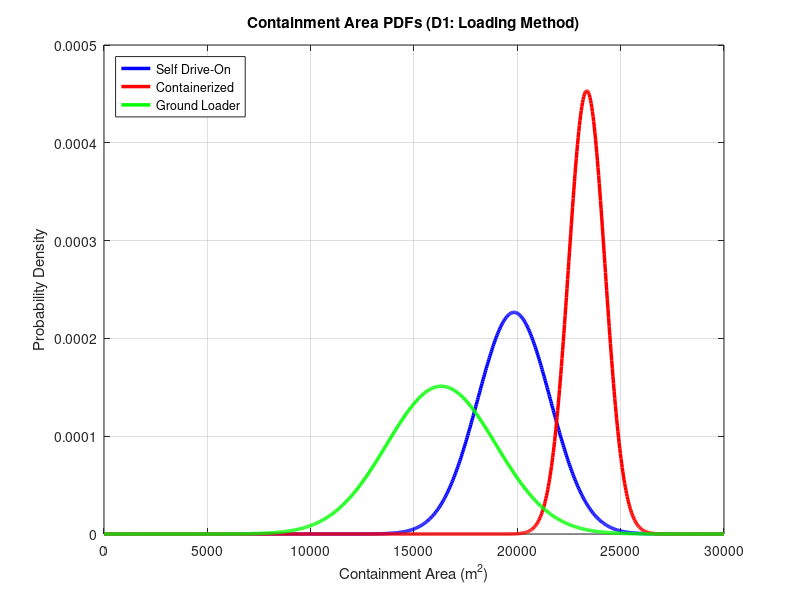

MATLAB code to generate this figure: (Note: this script raises an error after producing the figure.)
% EM.413 OS14 Question 1 Decision Aid
% Allows manipulation and visualization of Contianment (Performance) PDFs for OS14 Q1
close all; clear all; clc;

% Define the X-axis: Containment Area from 0 to 30,000 sq meters
x = linspace(0, 30000, 1000);

% Define a square meters per Fibonacci score value that can be used in containment area PDFs
CAslope = 880;

%% -- DECISION 1: LOADING METHOD CONTAINMENT -- %%
% Modeled based on CAslope = 880 logic. 
% Shifted using 3-sigma rule to respect the 26,000 m^2 absolute ceiling.

% -- Option 1: Self-Propelled Drive-On
% Moderate variance, slight delay penalty (CAslope * 1)
sigma_d1_o1_area = CAslope * 2;
mu_d1_o1_area = 26000 - (3 * sigma_d1_o1_area) - (CAslope * 1);
y_d1_o1_area = normpdf(x, mu_d1_o1_area, sigma_d1_o1_area);

% -- Option 2: Containerized Module
% Lowest variance, zero delay penalty (touches max ceiling)
sigma_d1_o2_area = CAslope * 1;
mu_d1_o2_area = 26000 - (3 * sigma_d1_o2_area) - (CAslope * 0);
y_d1_o2_area = normpdf(x, mu_d1_o2_area, sigma_d1_o2_area);

% -- Option 3: Dedicated Ground Loader
% Highest variance, highest delay penalty (CAslope * 2)
sigma_d1_o3_area = CAslope * 3;
mu_d1_o3_area = 26000 - (3 * sigma_d1_o3_area) - (CAslope * 2);
y_d1_o3_area = normpdf(x, mu_d1_o3_area, sigma_d1_o3_area);

% -- Plotting D1 Containment --
figure(1);
plot(x, y_d1_o1_area, 'b', 'LineWidth', 2.5, 'DisplayName', 'Self Drive-On'); hold on;
plot(x, y_d1_o2_area, 'r', 'LineWidth', 2.5, 'DisplayName', 'Containerized');
plot(x, y_d1_o3_area, 'g', 'LineWidth', 2.5, 'DisplayName', 'Ground Loader');

title('Containment Area PDFs (D1: Loading Method)');
xlabel('Containment Area (m^2)'); ylabel('Probability Density');
legend('Location', 'NorthWest'); grid on; xlim([0 30000]);
ax = gca; ax.XAxis.Exponent = 0; ax.YAxis.Exponent = 0;
xtickformat('%,.0f'); ytickformat('%.5f'); 

fprintf('\n--- D1 Statistics (For Table) ---\n');
fprintf('Containment (Area):\n');
fprintf('Option 1 (Drive-On):  Mu = %.0f m^2 | Sigma = %.0f m^2\n', mu_d1_o1_area, sigma_d1_o1_area);
fprintf('Option 2 (Container): Mu = %.0f m^2 | Sigma = %.0f m^2\n', mu_d1_o2_area, sigma_d1_o2_area);
fprintf('Option 3 (Loader):    Mu = %.0f m^2 | Sigma = %.0f m^2\n', mu_d1_o3_area, sigma_d1_o3_area);

%% -- DECISION 2: INSERTION METHOD CONTAINMENT -- %%

% -- Option 1: Containerized Guided Drone 
% Beta Dist: Highly accurate (sub-500m) with active propulsion to fight wind, but expensive. Bounds: 24k to 26k
% Parameters for Beta(α,β) scaled to [a1,b1]
alpha1 = 8; beta1 = 2;
a1 = 24000; b1 = 26000;
% Normalize x into [0,1] for the beta PDF
x_norm1 = (x - a1) / (b1 - a1); 
% Treat values outside the interval as missing for the scaled density
x_norm1(x_norm1 < 0 | x_norm1 > 1) = NaN; 
% Compute scaled beta PDF on original x units (divide by scaling width)
y1 = betapdf(x_norm1, alpha1, beta1) / (b1 - a1); 

% -- Option 2: Precision Guided Parafoil
% Beta Dist: Good GPS steering and lower cost, but passive gliding increases wind drift risk. Bounds: 22k to 26k
alpha2 = 5; beta2 = 2;
a2 = 22000; b2 = 26000;
x_norm2 = (x - a2) / (b2 - a2);
x_norm2(x_norm2 < 0 | x_norm2 > 1) = NaN; 
y2 = betapdf(x_norm2, alpha2, beta2) / (b2 - a2);

% -- Option 3: Ramp Extraction / Airbag 
% Normal Dist: Very cheap and simple, but unguided drop creates massive footprint uncertainty. Mu=14k, Sig=4k
mu3 = 14000; sigma3 = 4000;
y3 = normpdf(x, mu3, sigma3);

% -- Plotting D2 
figure(2);
plot(x, y1, 'b', 'LineWidth', 2, 'DisplayName', 'Guided Drone (Beta)'); hold on;
plot(x, y2, 'r', 'LineWidth', 2, 'DisplayName', 'Parafoil (Beta)');
plot(x, y3, 'g', 'LineWidth', 2, 'DisplayName', 'Airbag (Normal)');
title('Containment Area PDFs (D2: Insertion Method)');
xlabel('Containment Area (m^2)'); ylabel('Probability Density');
legend('Location', 'NorthWest'); grid on; xlim([0 30000]);
ax = gca; ax.XAxis.Exponent = 0; ax.YAxis.Exponent = 0;
xtickformat('%,.0f'); ytickformat('%.5f'); 

% -- D2 Math Correction Printout 
fprintf('\n--- CORRECTED D2 Containment Statistics (Update your table!) ---\n');
mu_std1 = alpha1 / (alpha1 + beta1);
var_std1 = (alpha1 * beta1) / ((alpha1 + beta1)^2 * (alpha1 + beta1 + 1));
fprintf('Option 1 (Drone):    Mu = %.0f m^2 | Sigma = %.0f m^2\n', a1 + (mu_std1 * (b1 - a1)), sqrt(var_std1 * (b1 - a1)^2));
mu_std2 = alpha2 / (alpha2 + beta2);
var_std2 = (alpha2 * beta2) / ((alpha2 + beta2)^2 * (alpha2 + beta2 + 1));
fprintf('Option 2 (Parafoil): Mu = %.0f m^2 | Sigma = %.0f m^2\n', a2 + (mu_std2 * (b2 - a2)), sqrt(var_std2 * (b2 - a2)^2));
fprintf('Option 3 (Airbag):   Mu = %.0f m^2 | Sigma = %.0f m^2\n\n', mu3, sigma3);

%% -- DECISION 3: LANDING ACTIVATION -- %%

% -- Option 1: Impact-Triggered Auto Activation
% Normal Dist: Lowest impact on max potential containment area; mid variability
mu_d3_o1_area = 26000 - CAslope * 0; sigma_d3_o1_area = CAslope * 2;
y_d3_o1_area = normpdf(x, mu_d3_o1_area, sigma_d3_o1_area);

% -- Option 2: Remote Commanded Activation
% Normal Dist: Most impact on max potential containment area; low variability
mu_d3_o2_area = 26000 - CAslope * 2; sigma_d3_o2_area = CAslope * 1;
y_d3_o2_area = normpdf(x, mu_d3_o2_area, sigma_d3_o2_area);

% -- Option 3: Dual Key Auto & Remote Activation
% Normal Dist: Low impact on max potential containment area; most variability
mu_d3_o3_area = 26000 - CAslope * 1; sigma_d3_o3_area = CAslope * 3;
y_d3_o3_area = normpdf(x, mu_d3_o3_area, sigma_d3_o3_area);

% -- Plotting D3 
figure(3);
plot(x, y_d3_o1_area, 'b', 'LineWidth', 2, 'DisplayName', 'Auto Acivate (Normal)'); hold on;
plot(x, y_d3_o2_area, 'r', 'LineWidth', 2, 'DisplayName', 'Remote Activate (Normal)');
plot(x, y_d3_o3_area, 'g', 'LineWidth', 2, 'DisplayName', 'Dual Key Activate (Normal)');
title('Containment Area PDFs (D3: Landing Activation)');
xlabel('Containment Area (m^2)'); ylabel('Probability Density');
legend('Location', 'NorthWest'); grid on; xlim([0 30000]);
ax = gca; ax.XAxis.Exponent = 0; ax.YAxis.Exponent = 0;
xtickformat('%,.0f'); ytickformat('%.5f'); 

% -- D3 Math Printout for Table (Normal distributions)
fprintf('\n--- D3 Containment Statistics (For Table) ---\n');
fprintf('Option 1 (Auto Activate): Mu = %.0f m^2 | Sigma = %.0f m^2\n', mu_d3_o1_area, sigma_d3_o1_area);
fprintf('Option 2 (Remote Activate): Mu = %.0f m^2 | Sigma = %.0f m^2\n', mu_d3_o2_area, sigma_d3_o2_area);
fprintf('Option 3 (Dual Key Activate): Mu = %.0f m^2 | Sigma = %.0f m^2\n\n', mu_d3_o3_area, sigma_d3_o3_area);

%% -- DECISION 4: FLEET COMPOSITION CONTAINMENT -- %%
% -- Option 1: Homogeneous (Reliable but slower)
mu_d4_o1_area = 23000; sigma_d4_o1_area = 1000;
y_d4_o1_area = normpdf(x, mu_d4_o1_area, sigma_d4_o1_area);

% -- Option 2: Two-tier (Good tactical synergy)
mu_d4_o2_area = 24500; sigma_d4_o2_area = 500;
y_d4_o2_area = normpdf(x, mu_d4_o2_area, sigma_d4_o2_area);

% -- Option 3: Three-role (Perfect specialization)
mu_d4_o3_area = 25100; sigma_d4_o3_area = 300;
y_d4_o3_area = normpdf(x, mu_d4_o3_area, sigma_d4_o3_area);

% -- Plotting D4 Containment --
figure(17);
plot(x, y_d4_o1_area, 'b', 'LineWidth', 2.5, 'DisplayName', 'Homogeneous'); hold on;
plot(x, y_d4_o2_area, 'r', 'LineWidth', 2.5, 'DisplayName', 'Two-Tier');
plot(x, y_d4_o3_area, 'g', 'LineWidth', 2.5, 'DisplayName', 'Three-Role');

title('Containment Area PDFs (D4: Fleet Composition)');
xlabel('Containment Area (m^2)'); ylabel('Probability Density');
legend('Location', 'NorthWest'); grid on; xlim([0 30000]);
ax = gca; ax.XAxis.Exponent = 0; ax.YAxis.Exponent = 0;
xtickformat('%,.0f'); ytickformat('%.5f'); 

% -- D4 Math Printout --
fprintf('\n--- D4 Statistics (For Table) ---\n');
fprintf('Containment:\n');
fprintf('Option 1 (Homogeneous):   Mu = %.0f m^2 | Sigma = %.0f m^2\n', mu_d4_o1_area, sigma_d4_o1_area);
fprintf('Option 2 (2-Tier): Mu = %.0f m^2 | Sigma = %.0f m^2\n', mu_d4_o2_area, sigma_d4_o2_area);
fprintf('Option 3 (3-Role): Mu = %.0f m^2 | Sigma = %.0f m^2\n', mu_d4_o3_area, sigma_d4_o3_area);

%% -- DECISION 5: REPLACEMENT RATIO CONTAINMENT (Autonomy Proficiency) -- %%
% -- Option 1: 1:1 (High proficiency, high efficiency)
mu_d5_o1_area = 25000; sigma_d5_o1_area = 350;
y_d5_o1_area = normpdf(x, mu_d5_o1_area, sigma_d5_o1_area);

% -- Option 2: 3:1 (Moderate proficiency, some swarm friction)
mu_d5_o2_area = 18000; sigma_d5_o2_area = 2000;
y_d5_o2_area = normpdf(x, mu_d5_o2_area, sigma_d5_o2_area);

% -- Option 3: 6:1 (Low proficiency, high swarm friction)
mu_d5_o3_area = 10000; sigma_d5_o3_area = 3000;
y_d5_o3_area = normpdf(x, mu_d5_o3_area, sigma_d5_o3_area);

% -- Plotting D5 Containment --
figure(13);
plot(x, y_d5_o1_area, 'b', 'LineWidth', 2.5, 'DisplayName', '1:1 (High Proficiency)'); hold on;
plot(x, y_d5_o2_area, 'r', 'LineWidth', 2.5, 'DisplayName', '3:1 (Mod Proficiency)');
plot(x, y_d5_o3_area, 'g', 'LineWidth', 2.5, 'DisplayName', '6:1 (Low Proficiency)');

title('Containment Area PDFs (D5: Autonomy Proficiency Ratio)');
xlabel('Containment Area (m^2)'); ylabel('Probability Density');
legend('Location', 'NorthWest'); grid on; xlim([0 30000]);
ax = gca; ax.XAxis.Exponent = 0; ax.YAxis.Exponent = 0;
xtickformat('%,.0f'); ytickformat('%.5f'); 

fprintf('\n--- D5 Statistics (For Table) ---\n');
fprintf('Containment (Area):\n');
fprintf('Option 1 (1:1): Mu = %.0f m^2 | Sigma = %.0f m^2\n', mu_d5_o1_area, sigma_d5_o1_area);
fprintf('Option 2 (3:1): Mu = %.0f m^2 | Sigma = %.0f m^2\n', mu_d5_o2_area, sigma_d5_o2_area);
fprintf('Option 3 (6:1): Mu = %.0f m^2 | Sigma = %.0f m^2\n', mu_d5_o3_area, sigma_d5_o3_area);

%% -- DECISION 6: DEPLOYMENT AIRCRAFT TYPE -- %%
% Note: Down-selected to A400M due to Airbus stakeholder constraint.
% Acts as a system baseline for all Monte Carlo architectures.

% -- Containment (Highly reliable baseline delivery) --
mu_d6_o1_area = 25500; sigma_d6_o1_area = 150;
y_d6_o1_area = normpdf(x, mu_d6_o1_area, sigma_d6_o1_area);

figure(11);
plot(x, y_d6_o1_area, 'Color', [0.49, 0.18, 0.56], 'LineWidth', 2.5, 'DisplayName', 'A400M Baseline');
title('Containment Area PDFs (D6: Deployment Aircraft)');
xlabel('Containment Area (m^2)'); ylabel('Probability Density');
legend('Location', 'NorthWest'); grid on; xlim([0 30000]);
ax = gca; ax.XAxis.Exponent = 0; ax.YAxis.Exponent = 0;
xtickformat('%,.0f'); ytickformat('%.5f'); 

% -- D6 Math Printout --
fprintf('\n--- D6 Statistics (For Table) ---\n');
fprintf('Containment:\n');
fprintf('Option 1 (A400M): Mu = %.0f m^2 | Sigma = %.0f m^2\n', mu_d6_o1_area, sigma_d6_o1_area);

%% -- DECISION 7: COMMUNICATIONS CONTAINMENT -- %%

% -- Option 1: Per-Robot SATCOM
% Beta Dist: Highly reliable, minor canopy masking risk. Bounds: 22k to 26k
alpha4 = 8; beta4 = 2;
a4 = 22000; b4 = 26000;
x_norm4 = (x - a4) / (b4 - a4);
x_norm4(x_norm4 < 0 | x_norm4 > 1) = NaN;
y4 = betapdf(x_norm4, alpha4, beta4) / (b4 - a4);

% -- Option 2: Ground C2 Node (Localized RF) 
% Triangular Dist: Susceptible to terrain masking. 
% Min (a) = 12k, Mode (c) = 24k, Max (b) = 26k

% Define triangular membership breakpoints (left, peak, right)
a_tri = 12000; c_tri = 24000; b_tri = 26000;
% Preallocate output vector matching input x
y5 = zeros(size(x));
% Compute increasing side where x between left and peak
idx1 = (x >= a_tri & x <= c_tri);
y5(idx1) = 2 * (x(idx1) - a_tri) / ((b_tri - a_tri) * (c_tri - a_tri)); % Upward slope
% Compute decreasing side where x between peak and right
idx2 = (x > c_tri & x <= b_tri);
y5(idx2) = 2 * (b_tri - x(idx2)) / ((b_tri - a_tri) * (b_tri - c_tri)); % Downward slope

% -- Option 3: Airborne Relay Node 
% Beta Dist: Excellent LOS, but UAS refuel/loiter gaps. Bounds: 18k to 26k
alpha6 = 5; beta6 = 2;
a6 = 18000; b6 = 26000;
x_norm6 = (x - a6) / (b6 - a6);
x_norm6(x_norm6 < 0 | x_norm6 > 1) = NaN;
y6 = betapdf(x_norm6, alpha6, beta6) / (b6 - a6);

% -- Plotting D7 
figure(4);
plot(x, y4, 'Color', [0.00, 0.25, 0.45], 'LineWidth', 2.5, 'DisplayName', 'Per-Robot SATCOM (Beta)'); hold on;
plot(x, y5, 'Color', [0.85, 0.33, 0.10], 'LineWidth', 2.5, 'DisplayName', 'Ground Node RF (Triangular)');
plot(x, y6, 'Color', [0.00, 0.60, 0.65], 'LineWidth', 2.5, 'DisplayName', 'Airborne Relay (Beta)');
title('Containment Area PDFs (D7: Communications)');
xlabel('Containment Area (m^2)'); ylabel('Probability Density');
legend('Location', 'NorthWest'); grid on; xlim([0 30000]);
ax2 = gca; ax2.XAxis.Exponent = 0; ax2.YAxis.Exponent = 0;
xtickformat('%,.0f'); ytickformat('%.5f'); 

% -- D7 Math Printout --
fprintf('--- D7 Containment Statistics (For Table) ---\n');
mu_std4 = alpha4 / (alpha4 + beta4);
var_std4 = (alpha4 * beta4) / ((alpha4 + beta4)^2 * (alpha4 + beta4 + 1));
fprintf('Option 1 (SATCOM):   Mu = %.0f m^2 | Sigma = %.0f m^2\n', a4 + (mu_std4 * (b4 - a4)), sqrt(var_std4 * (b4 - a4)^2));
fprintf('Option 2 (Ground):   Mu = %.0f m^2 | Sigma = %.0f m^2 (Note: Tri mean is (a+b+c)/3)\n', (a_tri+b_tri+c_tri)/3, sqrt((a_tri^2+b_tri^2+c_tri^2 - a_tri*b_tri - a_tri*c_tri - b_tri*c_tri)/18));
mu_std6 = alpha6 / (alpha6 + beta6);
var_std6 = (alpha6 * beta6) / ((alpha6 + beta6)^2 * (alpha6 + beta6 + 1));
fprintf('Option 3 (Airborne): Mu = %.0f m^2 | Sigma = %.0f m^2\n\n', a6 + (mu_std6 * (b6 - a6)), sqrt(var_std6 * (b6 - a6)^2));

%% -- DECISION 8: AUTONOMY MODE CONTAINMENT -- %%
% -- Option 1: Teleoperation (Normal: Human bottleneck)
mu_d8_o1_area = 16000; sigma_d8_o1_area = 3000;
y_d8_o1_area = normpdf(x, mu_d8_o1_area, sigma_d8_o1_area);

% -- Option 2: Supervised Autonomy (Normal: Better, but still human-limited)
mu_d8_o2_area = 21000; sigma_d8_o2_area = 1500;
y_d8_o2_area = normpdf(x, mu_d8_o2_area, sigma_d8_o2_area);

% -- Option 3: Coordinated Autonomy (Beta: High peak, vulnerable to edge cases)
alpha8_3 = 6; beta8_3 = 2; a8_3 = 12000; b8_3 = 26000;
x_norm8_3 = (x - a8_3) / (b8_3 - a8_3);
x_norm8_3(x_norm8_3 < 0 | x_norm8_3 > 1) = NaN;
y_d8_o3_area = betapdf(x_norm8_3, alpha8_3, beta8_3) / (b8_3 - a8_3);

% -- Plotting D8 Containment --
figure(9);
plot(x, y_d8_o1_area, 'b', 'LineWidth', 2.5, 'DisplayName', 'Teleoperation (Normal)'); hold on;
plot(x, y_d8_o2_area, 'r', 'LineWidth', 2.5, 'DisplayName', 'Supervised (Normal)');
plot(x, y_d8_o3_area, 'g', 'LineWidth', 2.5, 'DisplayName', 'Coordinated (Beta)');
title('Containment Area PDFs (D8: Autonomy Mode)');
xlabel('Containment Area (m^2)'); ylabel('Probability Density');
legend('Location', 'NorthWest'); grid on; xlim([0 30000]);
ax = gca; ax.XAxis.Exponent = 0; ax.YAxis.Exponent = 0;
xtickformat('%,.0f'); ytickformat('%.5f');

% -- D8 Math Printout --
fprintf('\n--- D8 Statistics (For Table) ---\n');
fprintf('Containment:\n');
fprintf('Option 1 (Teleop): Mu = %.0f m^2 | Sigma = %.0f m^2\n', mu_d8_o1_area, sigma_d8_o1_area);
fprintf('Option 2 (Super):  Mu = %.0f m^2 | Sigma = %.0f m^2\n', mu_d8_o2_area, sigma_d8_o2_area);
mu_std8_3 = alpha8_3 / (alpha8_3 + beta8_3);
var_std8_3 = (alpha8_3 * beta8_3) / ((alpha8_3 + beta8_3)^2 * (alpha8_3 + beta8_3 + 1));
fprintf('Option 3 (Coord):  Mu = %.0f m^2 | Sigma = %.0f m^2\n', a8_3 + (mu_std8_3 * (b8_3 - a8_3)), sqrt(var_std8_3 * (b8_3 - a8_3)^2));

%% -- DECISION 9: RECOVERY METHOD CONTAINMENT -- %%
% Modeled based on "Bingo Fuel" / Battery Reserve constraints.
% Normal distributions are shifted to respect the 26,000 m^2 absolute ceiling.

% -- Option 1: Expendable (No Recovery)
% 100% battery to the mission. 3-sigma tail hits 26,000.
mu_d9_o1_area = 24800; sigma_d9_o1_area = 400;
y_d9_o1_area = normpdf(x, mu_d9_o1_area, sigma_d9_o1_area);

% -- Option 2: Manual Ground Retrieval
% Minor battery reserve required. 
mu_d9_o2_area = 22000; sigma_d9_o2_area = 1000;
y_d9_o2_area = normpdf(x, mu_d9_o2_area, sigma_d9_o2_area);

% -- Option 3: Air-based Recovery
% Minor battery reserve required.
mu_d9_o3_area = 22000; sigma_d9_o3_area = 1000;
y_d9_o3_area = normpdf(x, mu_d9_o3_area, sigma_d9_o3_area);

% -- Plotting D9 
figure(5);
plot(x, y_d9_o1_area, 'b', 'LineWidth', 2.5, 'DisplayName', 'Expendable'); hold on;
plot(x, y_d9_o2_area, 'r', 'LineWidth', 2.5, 'DisplayName', 'Ground Retrieval');
plot(x, y_d9_o3_area, 'g', 'LineWidth', 2.5, 'DisplayName', 'Air-based Recovery');

title('Containment Area PDFs (D9: Recovery Method)');
xlabel('Containment Area (m^2)'); ylabel('Probability Density');
legend('Location', 'NorthWest'); grid on; xlim([0 30000]);
ax = gca; ax.XAxis.Exponent = 0; ax.YAxis.Exponent = 0;
xtickformat('%,.0f'); ytickformat('%.5f'); 

% -- D9 Math Printout for Table --
fprintf('\n--- D9 Containment Statistics (For Table) ---\n');
fprintf('Option 1 (Expendable): Mu = %.0f m^2 | Sigma = %.0f m^2\n', mu_d9_o1_area, sigma_d9_o1_area);
fprintf('Option 2 (Ground):     Mu = %.0f m^2 | Sigma = %.0f m^2\n', mu_d9_o2_area, sigma_d9_o2_area);
fprintf('Option 3 (Auto):       Mu = %.0f m^2 | Sigma = %.0f m^2\n\n', mu_d9_o3_area, sigma_d9_o3_area);

%% -- DECISION 10: ENCAPSULATION METHOD CONTAINMENT (BETA UPDATE) -- %%
% Modeled to allow all options to hit the 26,000 m^2 absolute ceiling, 
% but with varying probabilities and worst-case bounds.

% -- Option 1: Bare Robot (Wide spread, lower probability of max)
alpha10_1 = 3; beta10_1 = 2; a10_1 = 15000; b10_1 = 26000;
x_norm10_1 = (x - a10_1) / (b10_1 - a10_1); 
x_norm10_1(x_norm10_1 < 0 | x_norm10_1 > 1) = NaN; 
y_d10_o1_area = betapdf(x_norm10_1, alpha10_1, beta10_1) / (b10_1 - a10_1);

% -- Option 2: Individual Pods (Tighter spread, better probability)
alpha10_2 = 5; beta10_2 = 2; a10_2 = 20000; b10_2 = 26000;
x_norm10_2 = (x - a10_2) / (b10_2 - a10_2); 
x_norm10_2(x_norm10_2 < 0 | x_norm10_2 > 1) = NaN; 
y_d10_o2_area = betapdf(x_norm10_2, alpha10_2, beta10_2) / (b10_2 - a10_2);

% -- Option 3: Containerized Module (Highest probability of max)
alpha10_3 = 8; beta10_3 = 2; a10_3 = 24000; b10_3 = 26000;
x_norm10_3 = (x - a10_3) / (b10_3 - a10_3); 
x_norm10_3(x_norm10_3 < 0 | x_norm10_3 > 1) = NaN; 
y_d10_o3_area = betapdf(x_norm10_3, alpha10_3, beta10_3) / (b10_3 - a10_3);

% -- Plotting D10 Containment --
figure(7);
plot(x, y_d10_o1_area, 'b', 'LineWidth', 2.5, 'DisplayName', 'Bare Robot (Beta)'); hold on;
plot(x, y_d10_o2_area, 'r', 'LineWidth', 2.5, 'DisplayName', 'Individual Pods (Beta)');
plot(x, y_d10_o3_area, 'g', 'LineWidth', 2.5, 'DisplayName', 'Containerized Module (Beta)');

title('Containment Area PDFs (D10: Encapsulation Method)');
xlabel('Containment Area (m^2)'); ylabel('Probability Density');
legend('Location', 'NorthWest'); grid on; xlim([0 30000]);
ax = gca; ax.XAxis.Exponent = 0; ax.YAxis.Exponent = 0;
xtickformat('%,.0f'); ytickformat('%.5f'); 

% -- D10 Math Printout --
fprintf('\n--- D10 Containment Statistics (For Table) ---\n');
mu_std10_1 = alpha10_1 / (alpha10_1 + beta10_1);
var_std10_1 = (alpha10_1 * beta10_1) / ((alpha10_1 + beta10_1)^2 * (alpha10_1 + beta10_1 + 1));
fprintf('Option 1 (Bare):   Mu = %.0f m^2 | Sigma = %.0f m^2\n', a10_1 + (mu_std10_1 * (b10_1 - a10_1)), sqrt(var_std10_1 * (b10_1 - a10_1)^2));

mu_std10_2 = alpha10_2 / (alpha10_2 + beta10_2);
var_std10_2 = (alpha10_2 * beta10_2) / ((alpha10_2 + beta10_2)^2 * (alpha10_2 + beta10_2 + 1));
fprintf('Option 2 (Indiv):  Mu = %.0f m^2 | Sigma = %.0f m^2\n', a10_2 + (mu_std10_2 * (b10_2 - a10_2)), sqrt(var_std10_2 * (b10_2 - a10_2)^2));

mu_std10_3 = alpha10_3 / (alpha10_3 + beta10_3);
var_std10_3 = (alpha10_3 * beta10_3) / ((alpha10_3 + beta10_3)^2 * (alpha10_3 + beta10_3 + 1));
fprintf('Option 3 (Module): Mu = %.0f m^2 | Sigma = %.0f m^2\n\n', a10_3 + (mu_std10_3 * (b10_3 - a10_3)), sqrt(var_std10_3 * (b10_3 - a10_3)^2));
